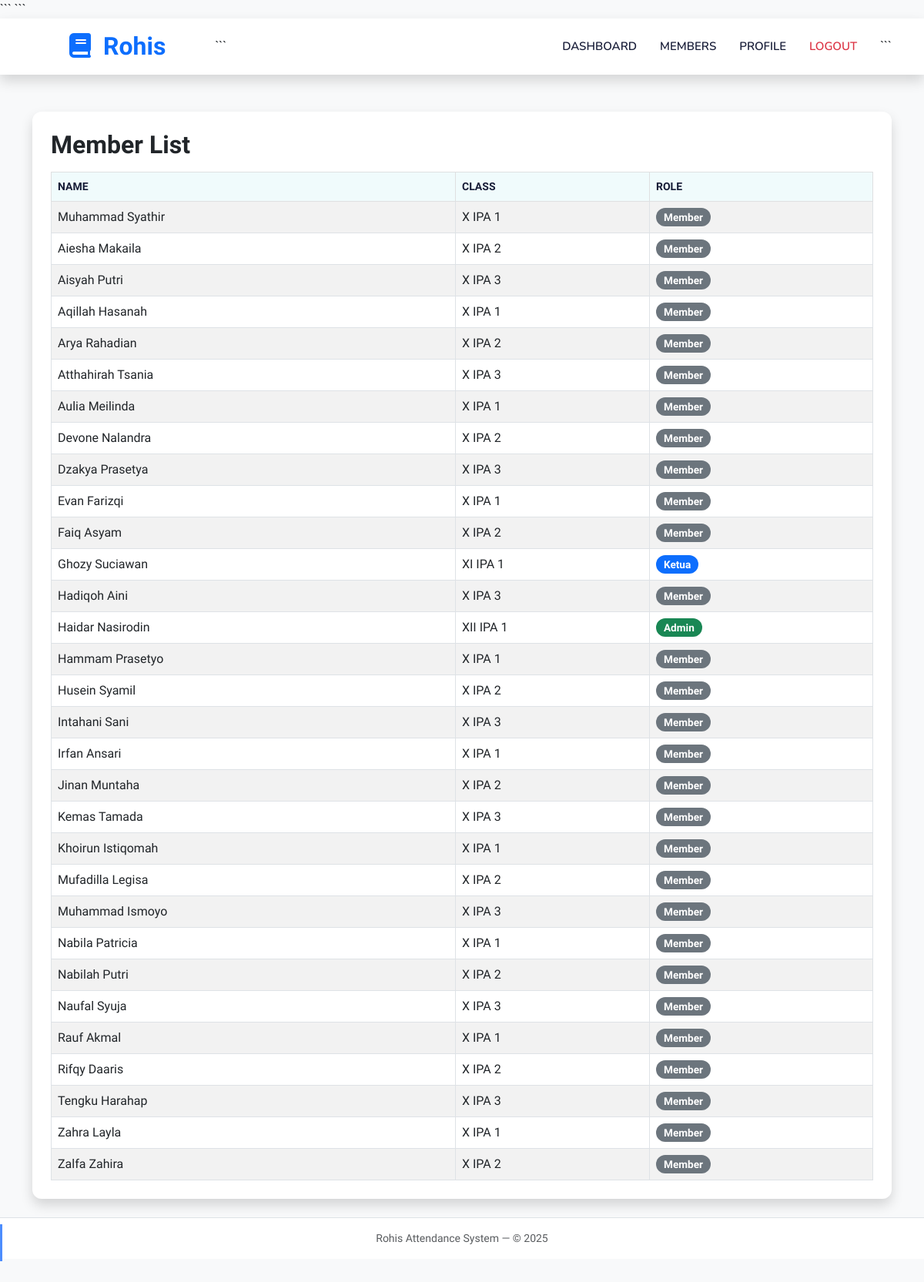
Page /member-list (signed in) on the committed database.
### models.py (models this page shows)
class User(db.Model, UserMixin):
    id = db.Column(db.Integer, primary_key=True)
    email = db.Column(db.String(120), unique=True, nullable=False)
    password = db.Column(db.String(200), nullable=False)
    name = db.Column(db.String(150), nullable=False)
    role = db.Column(db.String(50), nullable=False)
    must_change_password = db.Column(db.Boolean, default=True)  # Force change
    class_name = db.Column(db.String(50))

### app.py (the view)
@app.route('/member-list')
@login_required
def member_list():
    users = User.query.all()
    return render_template('member_list.html', users=users)

### app.py (called while the page is built)
@login_manager.user_loader
def load_user(user_id):
    return User.query.get(int(user_id))

### templates/member_list.html (shortened to what this page needs)
{% extends "base.html" %}
{% block content %}
<div class="mt-4">
    <div class="card shadow p-4">
        <div class="d-flex justify-content-between align-items-center mb-3">
            <h2 class="fw-bold mb-0">Member List</h2>
        </div>
        <div class="table-responsive">
        <table class="table table-bordered table-striped align-middle mb-0">
            <thead class="table-light">
                <tr>
                    <th>Name</th>
                    <th>Class</th>
                    <th>Role</th>
                </tr>
            </thead>
            <tbody>
                {% for u in users %}
                <tr>
                    <td>{{ u.name }}</td>
                    <td>{{ u.class_name }}</td>
                    <td>
                        {% if u.role == 'member' %}
                            <span class="role-badge role-member">Member</span>
                        {% elif u.role == 'admin' %}
                            <span class="role-badge role-admin">Admin</span>
                        {% elif u.role == 'ketua' %}
                            <span class="role-badge role-ketua">Ketua</span>
                        {% elif u.role == 'pembina' %}
                            <span class="role-badge role-pembina">Pembina</span>
                        {% endif %}
                    </td>
                </tr>
                {% endfor %}
            </tbody>
        </table>
        </div>
    </div>
</div>
{% endblock %}

### templates/base.html (shortened to what this page needs)
<!DOCTYPE html>
<html>
<head>
<link href="https://cdn.jsdelivr.net/npm/bootstrap@5.3.0/dist/css/bootstrap.min.css" rel="stylesheet">
<link href="https://cdnjs.cloudflare.com/ajax/libs/font-awesome/6.0.0/css/all.min.css" rel="stylesheet">
<link href="https://cdn.jsdelivr.net/npm/bootstrap-icons@1.10.5/font/bootstrap-icons.css" rel="stylesheet">
<link href="https://cdnjs.cloudflare.com/ajax/libs/animate.css/4.1.1/animate.min.css" rel="stylesheet">
<link rel="stylesheet" href="{{ url_for('static', filename='style.css') }}">
```
</head>
<body class="bg-light d-flex flex-column min-vh-100">
<nav class="navbar navbar-expand-lg bg-white navbar-light shadow sticky-top p-0">
  <div class="container">
    <a class="navbar-brand d-flex align-items-center px-4 px-lg-5" href="/">
        <h2 class="m-0 text-primary"><i class="fa fa-book me-3"></i>Rohis</h2>
    </a>
```
<div class="collapse navbar-collapse" id="navCollapse">
  <ul class="navbar-nav ms-auto">
    {% if current_user.is_authenticated %}
      <li class="nav-item">
        <a class="nav-link" href="/dashboard_{{ current_user.role }}">Dashboard</a>
      </li>
      <li class="nav-item"><a class="nav-link" href="/member-list">Members</a></li>
      <li class="nav-item"><a class="nav-link" href="/profile">Profile</a></li>
      <li class="nav-item"><a class="nav-link text-danger" href="/logout">Logout</a></li>
    {% else %}
      <li class="nav-item"><a class="nav-link" href="/login">Login</a></li>
    {% endif %}
  </ul>
</div>
```
  </div>
</nav>
<main class="py-4 flex-grow-1">
  <div class="container">
    {% block content %}{% endblock %}
  </div>
</main>
<footer class="py-3 bg-white border-top mt-auto">
  <div class="container text-center text-muted small">
    Rohis Attendance System — &copy; {{ current_year or 2025 }}
  </div>
</footer>
<a href="#" class="btn btn-lg btn-primary btn-lg-square back-to-top">
</a>
</body>
</html>

### static/style.css (style rules this page uses)
:root { --primary: #06BBCC; --light: #F0FBFC; --dark: #181d38; }
.back-to-top { position: fixed; display: none; right: 45px; bottom: 45px; z-index: 99; border-radius: 50%; width: 50px; height: 50px; display: flex; align-items: center; justify-content: center; transition: all 0.3s; }
.btn { font-family: 'Nunito', sans-serif; font-weight: 600; transition: .5s; }
.btn.btn-primary, .btn.btn-secondary { color: #FFFFFF; }
.btn-lg-square { width: 48px; height: 48px; }
.btn-square, .btn-sm-square, .btn-lg-square { padding: 0; display: flex; align-items: center; justify-content: center; font-weight: normal; border-radius: 0px; }
.navbar-light .navbar-nav .nav-link { margin-right: 30px; padding: 25px 0; color: var(--dark); font-size: 15px; text-transform: uppercase; outline: none; font-family: 'Nunito', sans-serif; font-weight: 600; }
.navbar-brand h2 { font-family: 'Heebo', sans-serif; font-weight: 700; }
html { scroll-behavior: smooth; }
* { transition: all 0.3s ease; }
main { animation: fadeIn 0.5s ease-in; }
.btn { font-family: 'Nunito', sans-serif; font-weight: 600; transition: .5s; position: relative; overflow: hidden; }
.btn::before { content: ''; position: absolute; top: 50%; left: 50%; width: 0; height: 0; border-radius: 50%; background: rgba(255,255,255,0.5); transition: width 0.6s, height 0.6s; transform: translate(-50%, -50%); }
.card { transition: all 0.3s ease; }
.role-badge { padding: 4px 10px; border-radius: 20px; font-size: 0.85rem; font-weight: 600; color: white; }
.role-member { background-color: #6c757d; }
.role-admin { background-color: #198754; }
.role-ketua { background-color: #0d6efd; }
.table th { background-color: #f8f9fa; }
body { font-family: 'Heebo', sans-serif; background-color: var(--light); }
.navbar-brand { color: var(--primary); }
.card { border-radius: 12px; border: none; box-shadow: 0 0 30px rgba(0, 0, 0, 0.1); transition: all 0.3s; }
.btn-primary { background: linear-gradient(90deg, var(--primary), #4f8bff); border: none; }
.table th { background-color: var(--light); color: var(--dark); font-weight: 600; border-top: none; }
.table thead th { font-weight: 600; text-transform: uppercase; font-size: 14px; }

### rows in the picture
User: name "Muhammad Syathir", class_name "X IPA 1", role "Member"
User: name "Aiesha Makaila", class_name "X IPA 2", role "Member"
User: name "Aisyah Putri", class_name "X IPA 3", role "Member"
User: name "Aqillah Hasanah", class_name "X IPA 1", role "Member"
User: name "Arya Rahadian", class_name "X IPA 2", role "Member"
User: name "Atthahirah Tsania", class_name "X IPA 3", role "Member"
User: name "Aulia Meilinda", class_name "X IPA 1", role "Member"
User: name "Devone Nalandra", class_name "X IPA 2", role "Member"
User: name "Dzakya Prasetya", class_name "X IPA 3", role "Member"
User: name "Evan Farizqi", class_name "X IPA 1", role "Member"
User: name "Faiq Asyam", class_name "X IPA 2", role "Member"
User: name "Ghozy Suciawan", class_name "XI IPA 1", role "Ketua"
User: name "Hadiqoh Aini", class_name "X IPA 3", role "Member"
User: name "Haidar Nasirodin", class_name "XII IPA 1", role "Admin"
User: name "Hammam Prasetyo", class_name "X IPA 1", role "Member"
User: name "Husein Syamil", class_name "X IPA 2", role "Member"
User: name "Intahani Sani", class_name "X IPA 3", role "Member"
User: name "Irfan Ansari", class_name "X IPA 1", role "Member"
User: name "Jinan Muntaha", class_name "X IPA 2", role "Member"
User: name "Kemas Tamada", class_name "X IPA 3", role "Member"
User: name "Khoirun Istiqomah", class_name "X IPA 1", role "Member"
User: name "Mufadilla Legisa", class_name "X IPA 2", role "Member"
User: name "Muhammad Ismoyo", class_name "X IPA 3", role "Member"
User: name "Nabila Patricia", class_name "X IPA 1", role "Member"
User: name "Nabilah Putri", class_name "X IPA 2", role "Member"
User: name "Naufal Syuja", class_name "X IPA 3", role "Member"
User: name "Rauf Akmal", class_name "X IPA 1", role "Member"
User: name "Rifqy Daaris", class_name "X IPA 2", role "Member"
User: name "Tengku Harahap", class_name "X IPA 3", role "Member"
User: name "Zahra Layla", class_name "X IPA 1", role "Member"
User: name "Zalfa Zahira", class_name "X IPA 2", role "Member"

### other values in the picture
{{ current_year or 2025 }} "2025"
